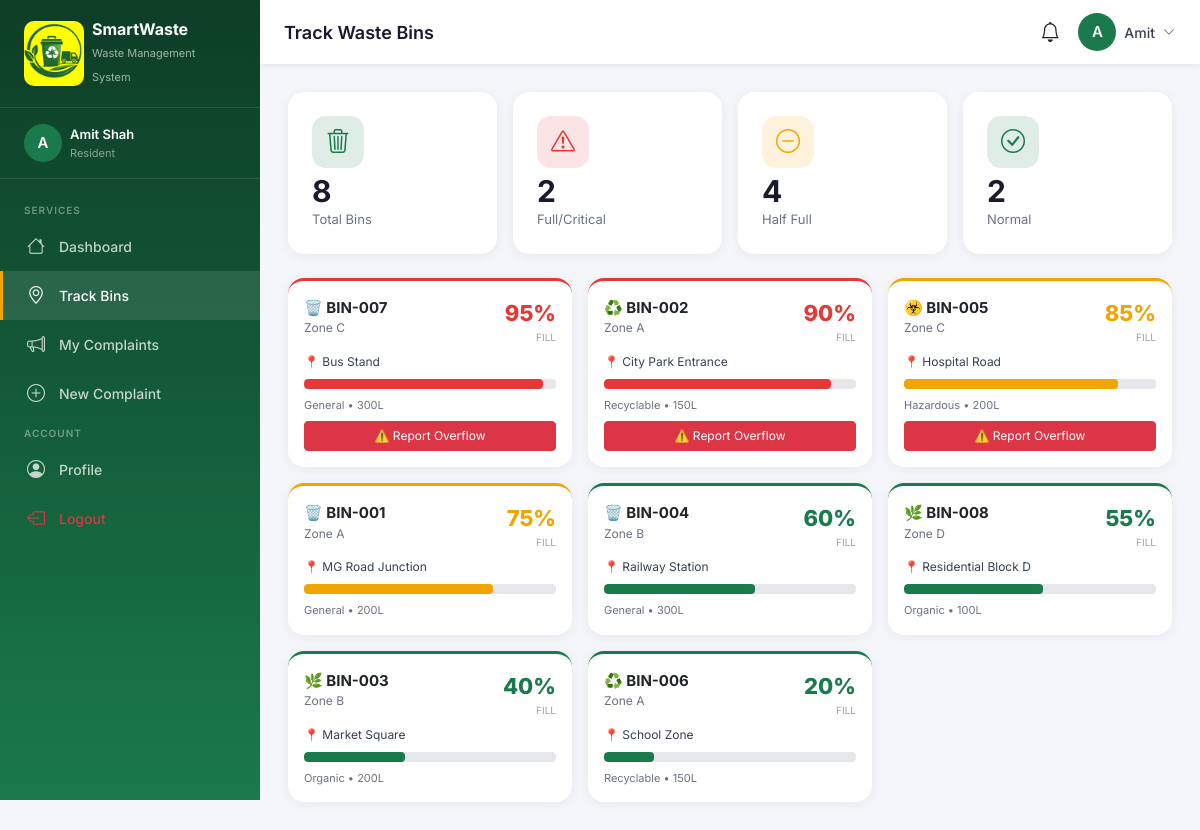
/resident/track_bins.php (signed in), run on the app's committed database.
### tables this page shows
CREATE TABLE IF NOT EXISTS waste_bins (
    id INT AUTO_INCREMENT PRIMARY KEY,
    bin_code VARCHAR(20) NOT NULL UNIQUE,
    location_name VARCHAR(150) NOT NULL,
    area VARCHAR(100),
    latitude DECIMAL(10,8),
    longitude DECIMAL(11,8),
    capacity_liters INT DEFAULT 100,
    current_fill_percent INT DEFAULT 0,
    bin_type ENUM('general', 'recyclable', 'organic', 'hazardous') DEFAULT 'general',
    status ENUM('active', 'full', 'maintenance', 'inactive') DEFAULT 'active',
    last_collected DATETIME,
    created_at TIMESTAMP DEFAULT CURRENT_TIMESTAMP,
    updated_at TIMESTAMP DEFAULT CURRENT_TIMESTAMP ON UPDATE CURRENT_TIMESTAMP
);

### includes/config.php (called while the page is built, shortened)
<?php
function isAdmin() {
    return isset($_SESSION['user_role']) && $_SESSION['user_role'] === 'admin';
}
function isCollector() {
    return isset($_SESSION['user_role']) && $_SESSION['user_role'] === 'collector';
}
function getBinStatusClass($percent) {
    if ($percent >= 90) return 'danger';
    if ($percent >= 70) return 'warning';
    return 'success';
}
?>

### resident/track_bins.php (the view, shortened to what this page needs)
<?php
require_once '../includes/config.php';
$pageTitle = 'Track Waste Bins';
$bins = $conn->query("SELECT * FROM waste_bins WHERE status != 'inactive' ORDER BY current_fill_percent DESC")->fetch_all(MYSQLI_ASSOC);
include '../includes/header.php';
include '../includes/sidebar.php';
include '../includes/topbar.php';
?>
<div class="main-content">
<div class="content-area">
<div class="row g-3 mb-4">
    <?php
    $stats=[
        ['Total Bins', count($bins), 'trash3', '#1a7a4c'],
        ['Full/Critical', count(array_filter($bins,fn($b)=>$b['current_fill_percent']>=90)), 'exclamation-triangle', '#e53935'],
        ['Half Full', count(array_filter($bins,fn($b)=>$b['current_fill_percent']>=50&&$b['current_fill_percent']<90)), 'dash-circle', '#f0a500'],
        ['Normal', count(array_filter($bins,fn($b)=>$b['current_fill_percent']<50)), 'check-circle', '#1a7a4c'],
    ];
    foreach ($stats as [$l,$v,$ic,$col]):
    ?>
    <div class="col-6 col-md-3">
        <div class="stat-card">
            <div class="stat-icon mb-2" style="background:<?= $col ?>22;color:<?= $col ?>"><i class="bi bi-<?= $ic ?>"></i></div>
            <div class="stat-value"><?= $v ?></div>
            <div class="stat-label"><?= $l ?></div>
        </div>
    </div>
    <?php endforeach; ?>
</div>
<div class="row g-3">
    <?php foreach ($bins as $bin):
        $cl=getBinStatusClass($bin['current_fill_percent']);
        $colors=['success'=>'#1a7a4c','warning'=>'#f0a500','danger'=>'#e53935'];
        $c=$colors[$cl];
        $typeEmoji=['general'=>'🗑️','recyclable'=>'♻️','organic'=>'🌿','hazardous'=>'☣️'];
    ?>
    <div class="col-md-4 col-sm-6">
        <div class="content-card p-3" style="border-top:3px solid <?= $c ?>">
            <div class="d-flex justify-content-between mb-2">
                <div>
                    <div class="fw-bold" style="font-size:15px"><?= $typeEmoji[$bin['bin_type']]??'' ?> <?= $bin['bin_code'] ?></div>
                    <div style="font-size:12px;color:#6b7280"><?= htmlspecialchars($bin['area']) ?></div>
                </div>
                <div style="text-align:right">
                    <div style="font-size:22px;font-weight:800;color:<?= $c ?>"><?= $bin['current_fill_percent'] ?>%</div>
                    <div style="font-size:10px;color:#9ca3af">FILL</div>
                </div>
            </div>
            <div style="font-size:12px;color:#374151;margin-bottom:8px">
                📍 <?= htmlspecialchars($bin['location_name']) ?>
            </div>
            <div class="fill-bar mb-2" style="width:100%;height:10px">
                <div class="fill-bar-inner" style="width:<?= $bin['current_fill_percent'] ?>%;background:<?= $c ?>"></div>
            </div>
            <div class="d-flex justify-content-between">
                <span style="font-size:11px;color:#6b7280"><?= ucfirst($bin['bin_type']) ?> • <?= $bin['capacity_liters'] ?>L</span>
            </div>
            <?php if ($bin['current_fill_percent'] >= 85): ?>
            <div class="mt-2">
                <a href="new_complaint.php" class="btn btn-sm btn-danger w-100" style="font-size:12px">
                    ⚠️ Report Overflow
                </a>
            </div>
            <?php endif; ?>
        </div>
    </div>
    <?php endforeach; ?>
</div>
</div>
</div>
<?php include '../includes/footer.php'; ?>

### includes/header.php (shortened to what this page needs)
<!DOCTYPE html>
<html lang="en">
<head>
    <link href="https://cdn.jsdelivr.net/npm/bootstrap@5.3.2/dist/css/bootstrap.min.css" rel="stylesheet">
    <link href="https://cdn.jsdelivr.net/npm/bootstrap-icons@1.11.3/font/bootstrap-icons.min.css" rel="stylesheet">
</head>
<body>

### includes/sidebar.php (shortened to what this page needs)
<?php
$currentPage = basename($_SERVER['PHP_SELF']);
function sidebarLink($href, $icon, $label, $badge = null) {
    global $currentPage;
    $file = basename($href);
    $active = ($currentPage === $file) ? 'active' : '';
    $badgeHtml = $badge ? "<span class='badge-count'>$badge</span>" : '';
    return "<a href='$href' class='sidebar-link $active'><i class='bi bi-$icon'></i> $label $badgeHtml</a>";
}
?>
<div class="sidebar" id="sidebar">
    <div class="sidebar-brand d-flex align-items-center gap-2">
        <div class="brand-icon" style="width:60px;height:65px;display:flex;align-items:center;justify-content:center;background:yellow;">
    <img src="/waste_management/logo.png"
         alt="SmartWaste Logo"
         style="width: 100px;px;height:100px;object-fit:contain;border-radius:50%;">
</div>
        <div>
            <h5>SmartWaste</h5>
            <small>Waste Management System</small>
        </div>
    </div>
    <div class="px-4 py-3" style="border-bottom:1px solid rgba(255,255,255,0.1)">
        <div class="d-flex align-items-center gap-2">
            <div class="user-avatar">
                <?= strtoupper(substr($_SESSION['user_name'] ?? 'U', 0, 1)) ?>
            </div>
            <div>
                <div style="color:#fff;font-size:13px;font-weight:600"><?= htmlspecialchars($_SESSION['user_name'] ?? 'User') ?></div>
                <div style="color:rgba(255,255,255,0.5);font-size:11px"><?= ucfirst($_SESSION['user_role'] ?? '') ?></div>
            </div>
        </div>
    </div>
    <div class="sidebar-menu">
        <?php if (isAdmin()): ?>
        <div class="sidebar-section-label">Main</div>
        <?= sidebarLink(BASE_URL.'/admin/dashboard.php', 'speedometer2', 'Dashboard') ?>
        <?= sidebarLink(BASE_URL.'/admin/bins.php', 'trash3', 'Waste Bins') ?>
        <?= sidebarLink(BASE_URL.'/admin/vehicles.php', 'truck', 'Vehicles') ?>
        <?= sidebarLink(BASE_URL.'/admin/routes.php', 'map', 'Collection Routes') ?>
        <?= sidebarLink(BASE_URL.'/admin/collection_logs.php', 'clipboard-check', 'Collection Logs') ?>
        <div class="sidebar-section-label">Management</div>
        <?= sidebarLink(BASE_URL.'/admin/users.php', 'people', 'Users') ?>
        <?= sidebarLink(BASE_URL.'/admin/complaints.php', 'chat-left-text', 'Complaints') ?>
        <?= sidebarLink(BASE_URL.'/admin/reports.php', 'bar-chart', 'Reports') ?>
        <?php else: ?>
        <div class="sidebar-section-label">Services</div>
        <?= sidebarLink(BASE_URL.'/resident/dashboard.php', 'house', 'Dashboard') ?>
        <?= sidebarLink(BASE_URL.'/resident/track_bins.php', 'geo-alt', 'Track Bins') ?>
        <?= sidebarLink(BASE_URL.'/resident/complaints.php', 'megaphone', 'My Complaints') ?>
        <?= sidebarLink(BASE_URL.'/resident/new_complaint.php', 'plus-circle', 'New Complaint') ?>
        <?php endif; ?>
        <div class="sidebar-section-label">Account</div>
        <?= sidebarLink(BASE_URL.'/profile.php', 'person-circle', 'Profile') ?>
        <a href="<?= BASE_URL ?>/logout.php" class="sidebar-link text-danger">
            <i class="bi bi-box-arrow-left"></i> Logout
        </a>
    </div>
</div>

### includes/topbar.php (shortened to what this page needs)
<div class="topbar">
    <div class="d-flex align-items-center gap-3">
        <span class="page-title"><?= $pageTitle ?? 'Dashboard' ?></span>
    </div>
    <div class="d-flex align-items-center gap-3">
        <div class="dropdown">
            <button class="btn btn-link text-dark notification-btn p-0" data-bs-toggle="dropdown">
                <i class="bi bi-bell fs-5"></i>
            </button>
        </div>
        <div class="dropdown">
            <button class="btn btn-link p-0 d-flex align-items-center gap-2 text-decoration-none" data-bs-toggle="dropdown">
                <div class="user-avatar"><?= strtoupper(substr($_SESSION['user_name'] ?? 'U', 0, 1)) ?></div>
                <span style="font-size:14px;font-weight:500;color:#374151"><?= explode(' ', $_SESSION['user_name'] ?? 'User')[0] ?></span>
                <i class="bi bi-chevron-down text-muted" style="font-size:12px"></i>
            </button>
        </div>
    </div>
</div>

### includes/footer.php (shortened to what this page needs)
</body>
</html>

### includes/header.php (style rules this page uses)
:root { --primary: #1a7a4c; --primary-dark: #145c39; --primary-light: #e8f5ee; --secondary: #f0a500; --danger: #e53935; --sidebar-width: 260px; --header-height: 64px; }
* { font-family: 'Inter', sans-serif; }
body { background: #f4f6f9; }
.sidebar { width: var(--sidebar-width); height: 100vh; position: fixed; top: 0; left: 0; background: linear-gradient(180deg, #0d3d26 0%, #1a7a4c 100%); z-index: 1000; overflow-y: auto; transition: all 0.3s ease; }
.sidebar-brand { padding: 20px 24px; border-bottom: 1px solid rgba(255,255,255,0.1); }
.sidebar-brand .brand-icon { width: 42px; height: 42px; background: var(--secondary); border-radius: 10px; display: flex; align-items: center; justify-content: center; font-size: 20px; }
.sidebar-brand h5 { color: #fff; font-weight: 700; margin: 0; font-size: 16px; }
.sidebar-brand small { color: rgba(255,255,255,0.6); font-size: 11px; }
.sidebar-menu { padding: 16px 0; }
.sidebar-section-label { color: rgba(255,255,255,0.4); font-size: 10px; font-weight: 600; text-transform: uppercase; letter-spacing: 1px; padding: 8px 24px 4px; }
.sidebar-link { display: flex; align-items: center; gap: 12px; padding: 11px 24px; color: rgba(255,255,255,0.75); text-decoration: none; font-size: 14px; font-weight: 500; transition: all 0.2s; border-left: 3px solid transparent; }
.sidebar-link:hover, .sidebar-link.active { color: #fff; background: rgba(255,255,255,0.1); border-left-color: var(--secondary); }
.sidebar-link i { font-size: 18px; width: 20px; }
.topbar { position: fixed; top: 0; left: var(--sidebar-width); right: 0; height: var(--header-height); background: #fff; box-shadow: 0 1px 8px rgba(0,0,0,0.08); display: flex; align-items: center; padding: 0 24px; z-index: 999; justify-content: space-between; }
.topbar .page-title { font-size: 18px; font-weight: 600; color: #1a1a2e; }
.topbar .notification-btn { position: relative; }
.user-avatar { width: 38px; height: 38px; background: var(--primary); border-radius: 50%; display: flex; align-items: center; justify-content: center; color: #fff; font-weight: 600; font-size: 15px; }
.main-content { margin-left: var(--sidebar-width); padding-top: var(--header-height); min-height: 100vh; }
.content-area { padding: 28px 28px; }
.stat-card { background: #fff; border-radius: 16px; padding: 24px; box-shadow: 0 2px 12px rgba(0,0,0,0.06); border: none; transition: transform 0.2s, box-shadow 0.2s; position: relative; overflow: hidden; }
.stat-card .stat-icon { width: 52px; height: 52px; border-radius: 14px; display: flex; align-items: center; justify-content: center; font-size: 24px; }
.stat-card .stat-value { font-size: 30px; font-weight: 700; color: #1a1a2e; line-height: 1; }
.stat-card .stat-label { font-size: 13px; color: #6b7280; margin-top: 4px; }
.fill-bar { width: 100px; height: 8px; background: #e5e7eb; border-radius: 4px; overflow: hidden; }
.fill-bar-inner { height: 100%; border-radius: 4px; transition: width 0.5s ease; }
.content-card { background: #fff; border-radius: 16px; box-shadow: 0 2px 12px rgba(0,0,0,0.06); border: none; }
.btn-sm { padding: 5px 12px; font-size: 13px; }

### data on the page
waste_bins: bin_type "🗑️", bin_code "BIN-007", area "Zone C", current_fill_percent "95", location_name "Bus Stand", bin_type "General", capacity_liters "300", shows "⚠️ Report Overflow"
waste_bins: bin_type "♻️", bin_code "BIN-002", area "Zone A", current_fill_percent "90", location_name "City Park Entrance", bin_type "Recyclable", capacity_liters "150", shows "⚠️ Report Overflow"
waste_bins: bin_type "☣️", bin_code "BIN-005", area "Zone C", current_fill_percent "85", location_name "Hospital Road", bin_type "Hazardous", capacity_liters "200", shows "⚠️ Report Overflow"
waste_bins: bin_type "🗑️", bin_code "BIN-001", area "Zone A", current_fill_percent "75", location_name "MG Road Junction", bin_type "General", capacity_liters "200"
waste_bins: bin_type "🗑️", bin_code "BIN-004", area "Zone B", current_fill_percent "60", location_name "Railway Station", bin_type "General", capacity_liters "300"
waste_bins: bin_type "🌿", bin_code "BIN-008", area "Zone D", current_fill_percent "55", location_name "Residential Block D", bin_type "Organic", capacity_liters "100"
waste_bins: bin_type "🌿", bin_code "BIN-003", area "Zone B", current_fill_percent "40", location_name "Market Square", bin_type "Organic", capacity_liters "200"
waste_bins: bin_type "♻️", bin_code "BIN-006", area "Zone A", current_fill_percent "20", location_name "School Zone", bin_type "Recyclable", capacity_liters "150"

### other printed values
substr($_SESSION['user_name'] ?? 'U', 0, 1) "A"
$_SESSION['user_name'] "Amit Shah"
$_SESSION['user_role'] "Resident"
$label "Dashboard Track Bins My Complaints New Complaint Profile"
$pageTitle "Track Waste Bins"
explode(' ', $_SESSION['user_name'] ?? 'User')[0] "Amit"
$v "8"
$l "Total Bins"
$v "2"
$l "Full/Critical"
$v "4"
$l "Half Full"
$l "Normal"
